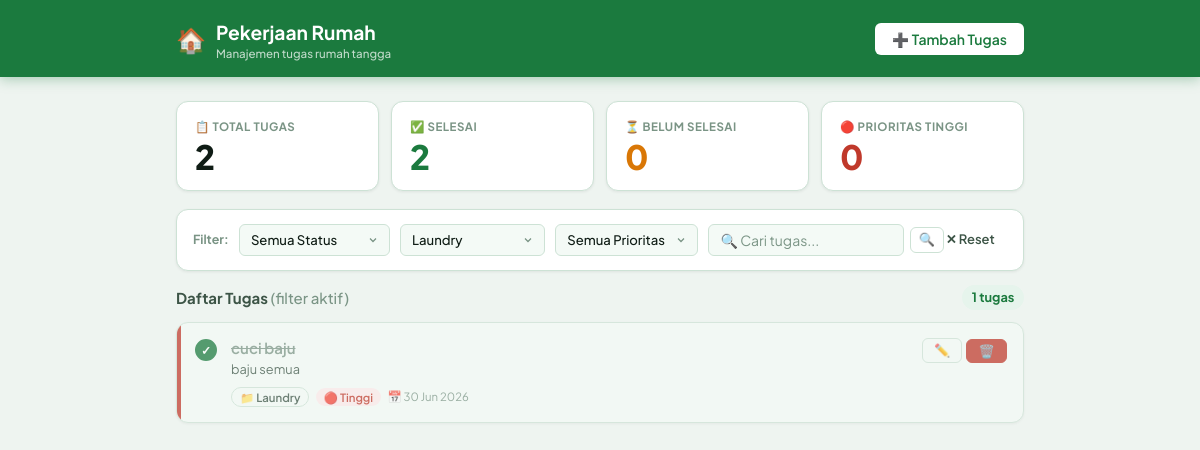
Screenshot of /index.php?kategori=Laundry with the database file from the repository.
### tables this page shows
CREATE TABLE tasks (
                id              INTEGER PRIMARY KEY AUTOINCREMENT,
                judul           TEXT    NOT NULL,
                deskripsi       TEXT    DEFAULT '',
                kategori        TEXT    DEFAULT 'Lainnya',
                prioritas       TEXT    DEFAULT 'Sedang',
                status          INTEGER DEFAULT 0,
                tanggal_target  DATE,
                dibuat_pada     DATETIME DEFAULT CURRENT_TIMESTAMP
            );

### index.php (the view, shortened to what this page needs)
<?php
$db = getDB();
$f_status    = $_GET['status']    ?? 'semua';
$f_kategori  = $_GET['kategori']  ?? 'semua';
$f_prioritas = $_GET['prioritas'] ?? 'semua';
$q           = trim($_GET['q']    ?? '');
$where  = ['1=1'];
$params = [];
if ($f_kategori !== 'semua') {
    $where[] = 'kategori = :kat';
    $params[':kat'] = $f_kategori;
}
$whereStr = implode(' AND ', $where);
$stmt = $db->prepare("
    SELECT * FROM tasks
    WHERE {$whereStr}
    ORDER BY
        status ASC,
        CASE prioritas WHEN 'Tinggi' THEN 1 WHEN 'Sedang' THEN 2 ELSE 3 END ASC,
        dibuat_pada DESC
");
$stmt->execute($params);
$tasks = $stmt->fetchAll();
$stats = $db->query("
    SELECT
        COUNT(*)  AS total,
        SUM(status)  AS selesai,
        SUM(CASE WHEN status = 0 THEN 1 ELSE 0 END) AS belum,
        SUM(CASE WHEN prioritas = 'Tinggi' AND status = 0 THEN 1 ELSE 0 END) AS tinggi
    FROM tasks
")->fetch();
$today     = date('Y-m-d');
$kategoris = ['Dapur','Kamar','Ruang Tamu','Kamar Mandi','Taman','Laundry','Lainnya'];
$hasFilter = ($f_status !== 'semua' || $f_kategori !== 'semua' || $f_prioritas !== 'semua' || $q !== '');
?>
<!DOCTYPE html>
<html lang="id">
<head>
  <link rel="stylesheet" href="style.css">
</head>
<body>
<header class="app-header">
  <div class="container">
    <a href="index.php" class="app-logo">
      <span class="icon">🏠</span>
      <div>
        <h1>Pekerjaan Rumah</h1>
        <p>Manajemen tugas rumah tangga</p>
      </div>
    </a>
    <a href="add.php" class="btn btn-white">➕ Tambah Tugas</a>
  </div>
</header>
<main>
<div class="container">
  <div class="stats-grid">
    <div class="stat-card">
      <div class="lbl">📋 Total Tugas</div>
      <div class="val"><?= (int)$stats['total'] ?></div>
    </div>
    <div class="stat-card s-selesai">
      <div class="lbl">✅ Selesai</div>
      <div class="val"><?= (int)$stats['selesai'] ?></div>
    </div>
    <div class="stat-card s-pending">
      <div class="lbl">⏳ Belum Selesai</div>
      <div class="val"><?= (int)$stats['belum'] ?></div>
    </div>
    <div class="stat-card s-tinggi">
      <div class="lbl">🔴 Prioritas Tinggi</div>
      <div class="val"><?= (int)$stats['tinggi'] ?></div>
    </div>
  </div>
  <form method="GET" action="index.php" class="filter-bar">
    <span class="filter-lbl">Filter:</span>
    <select name="status" class="filter-select" onchange="this.form.submit()">
      <option value="semua"  <?= $f_status==='semua'   ? 'selected':'' ?>>Semua Status</option>
    </select>
    <select name="kategori" class="filter-select" onchange="this.form.submit()">
      <?php foreach ($kategoris as $kat): ?>
      <option value="<?= htmlspecialchars($kat) ?>"
              <?= $f_kategori===$kat ? 'selected':'' ?>><?= htmlspecialchars($kat) ?></option>
      <?php endforeach; ?>
    </select>
    <select name="prioritas" class="filter-select" onchange="this.form.submit()">
      <option value="semua"  <?= $f_prioritas==='semua'  ? 'selected':'' ?>>Semua Prioritas</option>
    </select>
    <div class="search-wrap">
      <input type="search" name="q" class="search-input"
             placeholder="🔍 Cari tugas..."
             value="<?= htmlspecialchars($q) ?>">
      <button type="submit" class="btn btn-outline btn-sm btn-icon" title="Cari">🔍</button>
    </div>
    <?php if ($hasFilter): ?>
    <a href="index.php" class="btn btn-ghost btn-sm">✕ Reset</a>
    <?php endif; ?>
  </form>
  <div class="section-hdr">
    <h2>Daftar Tugas <?= $hasFilter ? '<span style="font-weight:500;color:var(--text-3)">(filter aktif)</span>' : '' ?></h2>
    <span class="count-pill"><?= count($tasks) ?> tugas</span>
  </div>
  <?php if (empty($tasks)): ?>
  <div class="empty">
    <div class="ico">📋</div>
    <h3>Tidak ada tugas ditemukan</h3>
    <p><?= $hasFilter
        ? 'Coba ubah atau reset filter di atas.'
        : 'Yuk mulai catat pekerjaan rumah kamu!' ?></p>
    <?php if (!$hasFilter): ?>
    <a href="add.php" class="btn btn-primary">➕ Tambah Tugas Pertama</a>
    <?php else: ?>
    <a href="index.php" class="btn btn-outline">✕ Reset Filter</a>
    <?php endif; ?>
  </div>
  <?php else: ?>
  <div class="task-list">
    <?php foreach ($tasks as $task): ?>
    <?php
      $done      = $task['status'] == 1;
      $prioLower = strtolower($task['prioritas']);
      $overdue   = !$done && $task['tanggal_target'] && $task['tanggal_target'] < $today;
    ?>
    <div class="task-card prio-<?= $prioLower ?> <?= $done ? 'done' : '' ?>">
      <div class="task-toggle">
        <form method="POST" action="toggle.php">
          <button type="submit" class="toggle-btn"
                  title="<?= $done ? 'Tandai Belum Selesai' : 'Tandai Selesai' ?>">
            <?= $done ? '✓' : '' ?>
          </button>
        </form>
      </div>
      <div class="task-body">
        <div class="task-judul"><?= htmlspecialchars($task['judul']) ?></div>
        <?php if (!empty($task['deskripsi'])): ?>
        <div class="task-desc"><?= htmlspecialchars($task['deskripsi']) ?></div>
        <?php endif; ?>
        <div class="task-meta">
          <span class="badge badge-kat">📁 <?= htmlspecialchars($task['kategori']) ?></span>
          <span class="badge badge-<?= $prioLower ?>">
            <?= $task['prioritas']==='Tinggi' ? '🔴' : ($task['prioritas']==='Sedang' ? '🟡' : '🟢') ?>
            <?= htmlspecialchars($task['prioritas']) ?>
          </span>
          <?php if ($task['tanggal_target']): ?>
          <span class="badge-due <?= $overdue ? 'overdue' : '' ?>">
            <?= $overdue ? '⚠️ Terlambat! ' : '📅 ' ?>
            <?= date('d M Y', strtotime($task['tanggal_target'])) ?>
          </span>
          <?php endif; ?>
        </div>
      </div>
      <div class="task-actions">
        <a href="edit.php?id=<?= $task['id'] ?>" class="btn btn-outline btn-sm" title="Edit tugas">✏️</a>
        <form method="POST" action="delete.php"
              onsubmit="return confirm('Hapus tugas "<?= addslashes(htmlspecialchars($task['judul'])) ?>"?')">
          <button type="submit" class="btn btn-danger btn-sm" title="Hapus tugas">🗑️</button>
        </form>
      </div>
    </div>
    <?php endforeach; ?>
  </div>
  <?php endif; ?>
  <div class="spacer"></div>
</div>
</main>
</body>
</html>

### rows the page displays
tasks: judul "cuci baju", deskripsi "baju semua", kategori "Laundry", prioritas "Tinggi", tanggal_target "30 Jun 2026"

### other values shown
$stats['total'] "2"
$stats['selesai'] "2"
$stats['belum'] "0"
$stats['tinggi'] "0"
count($tasks) "1"
form field kategori "Laundry"
